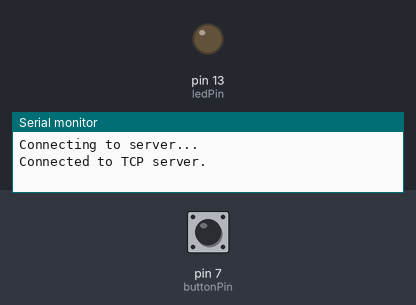
Bench run of a sketch on a simulated Arduino Uno, built with avr-gcc and run on an emulated ATmega328P. On the bench: output pins drawn as LEDs (lit = HIGH), the last lines printed to the serial monitor. The test bench sets the inputs (shaded band); at power-on: pin 7 (buttonPin) LOW. WiFi joins after 1.5 s; servers stay silent unless stated.

Above: at 2.4 s.
2.5 s: pin 7 (buttonPin) pulled HIGH for 0.15 s
At 3.2 s:
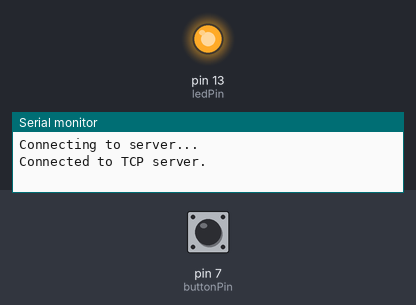
7.6 s: pin 7 (buttonPin) pulled HIGH for 3.2 s
At 13.4 s:
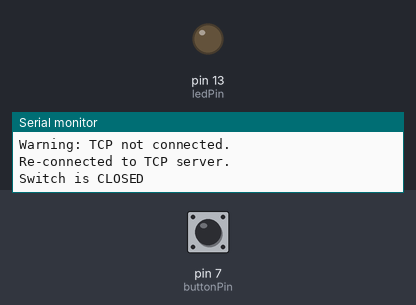
Timing chart, 0 to 14.9 s (numbered marks = the images above; inputs shaded):
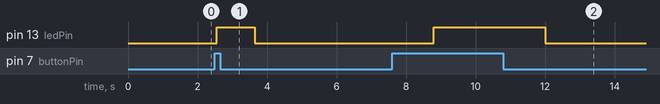

Measured:
- after the input at 2.5 s, pin 13 (ledPin): LOW → HIGH after 0.05 s, → LOW 1.1 s later
- after the input at 7.6 s, pin 13 (ledPin): LOW → HIGH after 1.2 s, → LOW 3.2 s later

The sketch:

garage_sensor.ino
```cpp
/*
 Detection of state-change in a Reed switch.

    -- originally based on 'Debounce' sample code from David A. Mellis, Limor Fried
    -- also based on 'TelnetClient' sample code, by Tom Igoe

*/

#include <SPI.h>
#include <Ethernet.h>


const int buttonPin = 7;     // the number of the pushbutton pin
const int ledPin =  13;      // the number of the LED pin

int ledState = HIGH;         // the current state of the output pin
int buttonState;             // the current reading from the input pin
int lastButtonState = LOW;   // the previous reading from the input pin
long lastDebounceTime = 0;   // the last time the output pin was toggled
long debounceDelay = 50;     // the debounce time; increase if the output flickers
int lastPrinted = 0;         // for debouncing the state-change
int printed = 0;             // ditto

byte mac[] = { 0xDE, 0xAD, 0xBE, 0xEF, 0xFE, 0xED };  // made-up MAC
IPAddress clientIP(10,0,1,240);
IPAddress serverIP(10,0,1,144);
int serverPort = 51729;
EthernetClient client;


void setup() {
  pinMode(buttonPin, INPUT);
  pinMode(ledPin, OUTPUT);

  Ethernet.begin(mac, clientIP);
  Serial.begin(9600);
  delay(1000);
  Serial.println("Connecting to server...");

  if (client.connect(serverIP, serverPort)) {
    Serial.println("Connected to TCP server.");
  }
  else {
    Serial.println("Connection to TCP server FAILED.");
  }
}


void loop() {
  int reading = digitalRead(buttonPin);
  // If the switch changed, due to noise or pressing:
  if (reading != lastButtonState) {
    // reset the debouncing timer
    lastDebounceTime = millis();
  }
  if ((millis() - lastDebounceTime) > debounceDelay) {
    // whatever the reading is at, it's been there for longer
    // than the debounce delay, so take it as the actual current state:
    buttonState = reading;
  }
  // set the LED using the state of the button:
  digitalWrite(ledPin, buttonState);
  // save the reading.  Next time through the loop,
  // it'll be the lastButtonState:
  if (lastButtonState != buttonState) {
    printed = buttonState;
    // debounce the state-printing too!
    if (printed != lastPrinted) {
      notifyStateChange(buttonState);
    }
    lastPrinted = printed;
  }
  lastButtonState = reading;
}


// Alert that the state of the switch has changed
void notifyStateChange(int buttonState) {

  // if the TCP server's disconnected, retry the connection.
  if (! client.connected()) {
    Serial.println("Warning: TCP not connected.");
    client.stop();
    if (client.connect(serverIP, serverPort)) {
      Serial.println("Re-connected to TCP server.");
    }
    else {
      // if you didn't get a connection to the server:
      Serial.println("Connection lost, failed to reconnect.");
    }
  }

  delay(1000);  // more debounce-insurance -- state can't "officially" change more than once per second.
  if (buttonState == 0) {
    Serial.println("Switch is OPEN");
    if (client.connected()) {
      client.print("Switch is OPEN");
    }
  } else {
    Serial.println("Switch is CLOSED");
    if (client.connected()) {
      client.print("Switch is CLOSED");
    }
  }
}
```
